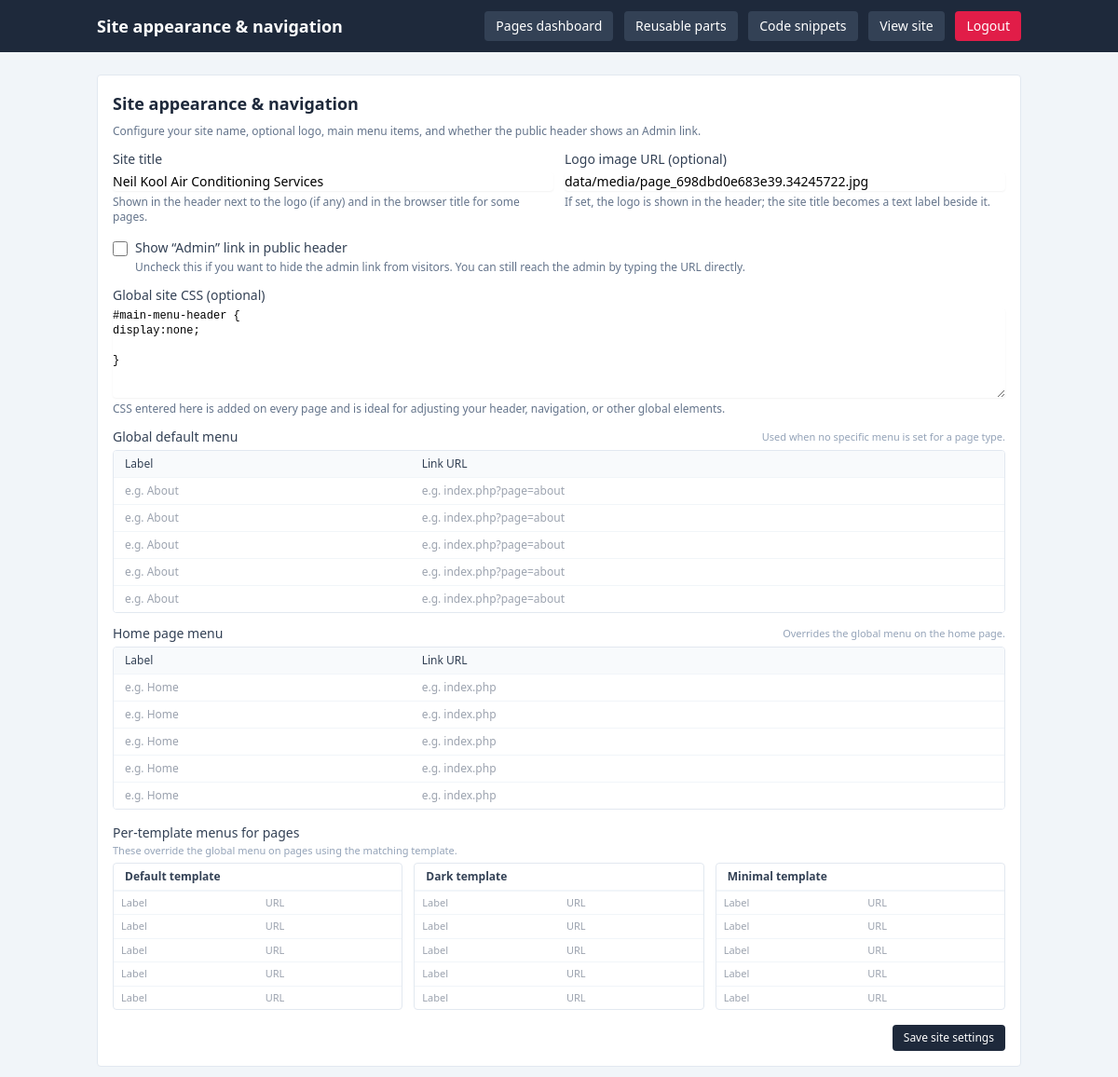
The app's page /site_settings.php (signed in), older data.
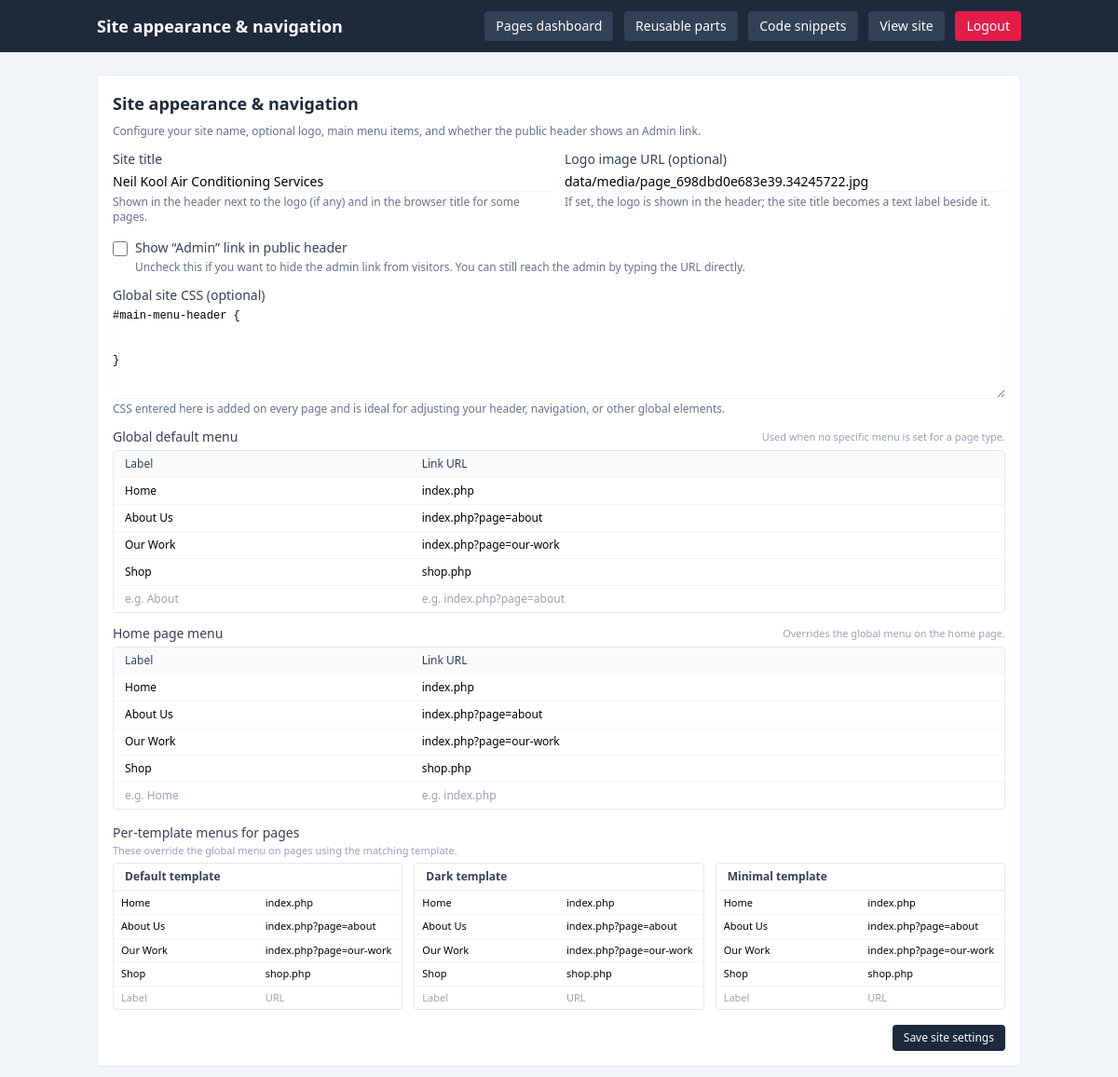
The same page, newer data.
### tables this page shows
CREATE TABLE settings (
        name TEXT PRIMARY KEY,
        value TEXT NOT NULL
    );

### config.php (called while the page is built, shortened)
<?php
function get_db(): PDO
{
    static $db = null;
    if ($db instanceof PDO) {
        return $db;
    }
    try {
        $db = new PDO('sqlite:' . DB_FILE);
        $db->setAttribute(PDO::ATTR_ERRMODE, PDO::ERRMODE_EXCEPTION);
        $db->setAttribute(PDO::ATTR_DEFAULT_FETCH_MODE, PDO::FETCH_ASSOC);
    } catch (PDOException $e) {
        die('Database connection failed: ' . htmlspecialchars($e->getMessage(), ENT_QUOTES, 'UTF-8'));
    }
    return $db;
}
function get_setting(string $name, ?string $default = null): ?string
{
    $db = get_db();
    $stmt = $db->prepare('SELECT value FROM settings WHERE name = :name LIMIT 1');
    $stmt->execute([':name' => $name]);
    $row = $stmt->fetch(PDO::FETCH_ASSOC);
    if ($row && array_key_exists('value', $row)) {
        return $row['value'];
    }
    return $default;
}

### site_settings.php (the view, shortened to what the rows shown need)
<?php
$site_title = get_setting('site_title', 'Your Site');
$site_logo_url = get_setting('site_logo_url', '');
$site_custom_css = get_setting('site_custom_css', '');
$raw_menu_items = get_setting('site_menu_items', '[]');
$site_menu_items = [];
if ($raw_menu_items !== '') {
    $decoded = json_decode($raw_menu_items, true);
    if (is_array($decoded)) {
        $site_menu_items = $decoded;
    }
}
$raw_menu_home = get_setting('site_menu_home_items', '');
$site_menu_home_items = [];
if ($raw_menu_home !== '') {
    $decoded_home = json_decode($raw_menu_home, true);
    if (is_array($decoded_home)) {
        $site_menu_home_items = $decoded_home;
    }
}
$raw_menu_default = get_setting('site_menu_page_default_items', '');
$site_menu_page_default_items = [];
if ($raw_menu_default !== '') {
    $decoded_default = json_decode($raw_menu_default, true);
    if (is_array($decoded_default)) {
        $site_menu_page_default_items = $decoded_default;
    }
}
$raw_menu_dark = get_setting('site_menu_page_dark_items', '');
$site_menu_page_dark_items = [];
if ($raw_menu_dark !== '') {
    $decoded_dark = json_decode($raw_menu_dark, true);
    if (is_array($decoded_dark)) {
        $site_menu_page_dark_items = $decoded_dark;
    }
}
$raw_menu_minimal = get_setting('site_menu_page_minimal_items', '');
$site_menu_page_minimal_items = [];
if ($raw_menu_minimal !== '') {
    $decoded_minimal = json_decode($raw_menu_minimal, true);
    if (is_array($decoded_minimal)) {
        $site_menu_page_minimal_items = $decoded_minimal;
    }
}
$show_admin_link = get_setting('show_admin_link', '1') !== '0';
?>
<!DOCTYPE html>
<html lang="en">
<head>
    <script src="https://cdn.tailwindcss.com"></script>
</head>
<body class="bg-slate-100 min-h-screen">
<header class="bg-slate-800 text-white">
    <div class="max-w-5xl mx-auto px-4 py-3 flex items-center justify-between">
        <h1 class="text-lg font-semibold">Site appearance &amp; navigation</h1>
    </div>
</header>
<main class="max-w-5xl mx-auto px-4 py-6">
    <section class="rounded border border-slate-200 bg-white p-4">
        <h2 class="text-lg font-semibold text-slate-800 mb-2">Site appearance &amp; navigation</h2>
        <form method="post" action="site_settings.php" class="b64-form space-y-3">
            <div class="grid gap-3 md:grid-cols-2">
                <div>
                    <label for="site_title" class="block text-sm font-medium text-slate-700">Site title</label>
                    <input type="text" id="site_title" name="site_title"
                           class="mt-1 block w-full rounded border-slate-300 shadow-sm focus:border-blue-500 focus:ring-blue-500 text-sm"
                           value="<?php echo htmlspecialchars($site_title, ENT_QUOTES, 'UTF-8'); ?>">
                    <p class="mt-1 text-xs text-slate-500">Shown in the header next to the logo (if any) and in the browser title for some pages.</p>
                </div>
                <div>
                    <label for="site_logo_url" class="block text-sm font-medium text-slate-700">Logo image URL (optional)</label>
                    <input type="text" id="site_logo_url" name="site_logo_url"
                           class="mt-1 block w-full rounded border-slate-300 shadow-sm focus:border-blue-500 focus:ring-blue-500 text-sm"
                           placeholder="https://example.com/logo.png"
                           value="<?php echo htmlspecialchars($site_logo_url, ENT_QUOTES, 'UTF-8'); ?>">
                    <p class="mt-1 text-xs text-slate-500">If set, the logo is shown in the header; the site title becomes a text label beside it.</p>
                </div>
            </div>
            <div class="flex items-start gap-2">
                <div class="pt-1">
                    <input id="show_admin_link" name="show_admin_link" type="checkbox"
                           class="h-4 w-4 rounded border-slate-300 text-blue-600 focus:ring-blue-500"
                        <?php echo $show_admin_link ? 'checked' : ''; ?>>
                </div>
            </div>
            <div class="space-y-3">
                <div>
                    <label for="site_custom_css" class="block text-sm font-medium text-slate-700">Global site CSS (optional)</label>
                    <textarea id="site_custom_css" name="site_custom_css" rows="6"
                              class="mt-1 block w-full rounded border-slate-300 font-mono text-xs shadow-sm focus:border-blue-500 focus:ring-blue-500"><?php echo htmlspecialchars($site_custom_css, ENT_QUOTES, 'UTF-8'); ?></textarea>
                    <p class="mt-1 text-xs text-slate-500">CSS entered here is added on every page and is ideal for adjusting your header, navigation, or other global elements.</p>
                </div>
                <div>
                    <div class="overflow-hidden rounded border border-slate-200">
                        <table class="min-w-full text-xs bg-slate-50/50">
                            <thead>
                            <tr class="bg-slate-50 text-left text-slate-700">
                                <th class="px-3 py-1.5 font-medium w-1/3">Label</th>
                                <th class="px-3 py-1.5 font-medium">Link URL</th>
                            </tr>
                            </thead>
                            <tbody>
                            <?php
                            $maxMenuItems = 5;
                            for ($i = 0; $i < $maxMenuItems; $i++):
                                $label = $site_menu_items[$i]['label'] ?? '';
                                $url = $site_menu_items[$i]['url'] ?? '';
                                ?>
                                <tr class="border-t border-slate-100 bg-white">
                                    <td class="px-3 py-1.5">
                                        <input type="text" name="menu_label[<?php echo $i; ?>]"
                                               class="block w-full rounded border-slate-200 text-xs focus:border-blue-500 focus:ring-blue-500"
                                               placeholder="e.g. About"
                                               value="<?php echo htmlspecialchars($label, ENT_QUOTES, 'UTF-8'); ?>">
                                    </td>
                                    <td class="px-3 py-1.5">
                                        <input type="text" name="menu_url[<?php echo $i; ?>]"
                                               class="block w-full rounded border-slate-200 text-xs focus:border-blue-500 focus:ring-blue-500"
                                               placeholder="e.g. index.php?page=about"
                                               value="<?php echo htmlspecialchars($url, ENT_QUOTES, 'UTF-8'); ?>">
                                    </td>
                                </tr>
                            <?php endfor; ?>
                            </tbody>
                        </table>
                    </div>
                </div>
                <div>
                    <div class="overflow-hidden rounded border border-slate-200">
                        <table class="min-w-full text-xs bg-slate-50/50">
                            <thead>
                            <tr class="bg-slate-50 text-left text-slate-700">
                                <th class="px-3 py-1.5 font-medium w-1/3">Label</th>
                                <th class="px-3 py-1.5 font-medium">Link URL</th>
                            </tr>
                            </thead>
                            <tbody>
                            <?php
                            for ($i = 0; $i < $maxMenuItems; $i++):
                                $label = $site_menu_home_items[$i]['label'] ?? '';
                                $url = $site_menu_home_items[$i]['url'] ?? '';
                                ?>
                                <tr class="border-t border-slate-100 bg-white">
                                    <td class="px-3 py-1.5">
                                        <input type="text" name="menu_home_label[<?php echo $i; ?>]"
                                               class="block w-full rounded border-slate-200 text-xs focus:border-blue-500 focus:ring-blue-500"
                                               placeholder="e.g. Home"
                                               value="<?php echo htmlspecialchars($label, ENT_QUOTES, 'UTF-8'); ?>">
                                    </td>
                                    <td class="px-3 py-1.5">
                                        <input type="text" name="menu_home_url[<?php echo $i; ?>]"
                                               class="block w-full rounded border-slate-200 text-xs focus:border-blue-500 focus:ring-blue-500"
                                               placeholder="e.g. index.php"
                                               value="<?php echo htmlspecialchars($url, ENT_QUOTES, 'UTF-8'); ?>">
                                    </td>
                                </tr>
                            <?php endfor; ?>
                            </tbody>
                        </table>
                    </div>
                </div>
                <div>
                    <div class="grid gap-3 md:grid-cols-3">
                        <div class="overflow-hidden rounded border border-slate-200 bg-white">
                            <table class="min-w-full text-[11px]">
                                <tbody>
                                <?php
                                for ($i = 0; $i < $maxMenuItems; $i++):
                                    $label = $site_menu_page_default_items[$i]['label'] ?? '';
                                    $url = $site_menu_page_default_items[$i]['url'] ?? '';
                                    ?>
                                    <tr class="border-t border-slate-100">
                                        <td class="px-2 py-1">
                                            <input type="text" name="menu_default_label[<?php echo $i; ?>]"
                                                   class="block w-full rounded border-slate-200 text-[11px] focus:border-blue-500 focus:ring-blue-500"
                                                   placeholder="Label"
                                                   value="<?php echo htmlspecialchars($label, ENT_QUOTES, 'UTF-8'); ?>">
                                        </td>
                                        <td class="px-2 py-1">
                                            <input type="text" name="menu_default_url[<?php echo $i; ?>]"
                                                   class="block w-full rounded border-slate-200 text-[11px] focus:border-blue-500 focus:ring-blue-500"
                                                   placeholder="URL"
                                                   value="<?php echo htmlspecialchars($url, ENT_QUOTES, 'UTF-8'); ?>">
                                        </td>
                                    </tr>
                                <?php endfor; ?>
                                </tbody>
                            </table>
                        </div>
                        <div class="overflow-hidden rounded border border-slate-200 bg-white">
                            <table class="min-w-full text-[11px]">
                                <tbody>
                                <?php
                                for ($i = 0; $i < $maxMenuItems; $i++):
                                    $label = $site_menu_page_dark_items[$i]['label'] ?? '';
                                    $url = $site_menu_page_dark_items[$i]['url'] ?? '';
                                    ?>
                                    <tr class="border-t border-slate-100">
                                        <td class="px-2 py-1">
                                            <input type="text" name="menu_dark_label[<?php echo $i; ?>]"
                                                   class="block w-full rounded border-slate-200 text-[11px] focus:border-blue-500 focus:ring-blue-500"
                                                   placeholder="Label"
                                                   value="<?php echo htmlspecialchars($label, ENT_QUOTES, 'UTF-8'); ?>">
                                        </td>
                                        <td class="px-2 py-1">
                                            <input type="text" name="menu_dark_url[<?php echo $i; ?>]"
                                                   class="block w-full rounded border-slate-200 text-[11px] focus:border-blue-500 focus:ring-blue-500"
                                                   placeholder="URL"
                                                   value="<?php echo htmlspecialchars($url, ENT_QUOTES, 'UTF-8'); ?>">
                                        </td>
                                    </tr>
                                <?php endfor; ?>
                                </tbody>
                            </table>
                        </div>
                        <div class="overflow-hidden rounded border border-slate-200 bg-white">
                            <table class="min-w-full text-[11px]">
                                <tbody>
                                <?php
                                for ($i = 0; $i < $maxMenuItems; $i++):
                                    $label = $site_menu_page_minimal_items[$i]['label'] ?? '';
                                    $url = $site_menu_page_minimal_items[$i]['url'] ?? '';
                                    ?>
                                    <tr class="border-t border-slate-100">
                                        <td class="px-2 py-1">
                                            <input type="text" name="menu_minimal_label[<?php echo $i; ?>]"
                                                   class="block w-full rounded border-slate-200 text-[11px] focus:border-blue-500 focus:ring-blue-500"
                                                   placeholder="Label"
                                                   value="<?php echo htmlspecialchars($label, ENT_QUOTES, 'UTF-8'); ?>">
                                        </td>
                                        <td class="px-2 py-1">
                                            <input type="text" name="menu_minimal_url[<?php echo $i; ?>]"
                                                   class="block w-full rounded border-slate-200 text-[11px] focus:border-blue-500 focus:ring-blue-500"
                                                   placeholder="URL"
                                                   value="<?php echo htmlspecialchars($url, ENT_QUOTES, 'UTF-8'); ?>">
                                        </td>
                                    </tr>
                                <?php endfor; ?>
                                </tbody>
                            </table>
                        </div>
                    </div>
                </div>
            </div>
        </form>
    </section>
</main>
</body>
</html>

Row changes from the older to the newer data that the page shows:
changed settings: site_custom_css "#main-menu-header { display:none; }" → "#main-menu-header { }"
added settings: value "Home", value "index.php", value "About Us", value "index.php?page=about", value "Our Work", value "index.php?page=our-work", value "Shop", value "shop.php"
added settings: value "Home", value "index.php", value "About Us", value "index.php?page=about", value "Our Work", value "index.php?page=our-work", value "Shop", value "shop.php"
added settings: value "Home", value "index.php", value "About Us", value "index.php?page=about", value "Our Work", value "index.php?page=our-work", value "Shop", value "shop.php"
added settings: value "Home", value "index.php", value "About Us", value "index.php?page=about", value "Our Work", value "index.php?page=our-work", value "Shop", value "shop.php"
added settings: value "Home", value "index.php", value "About Us", value "index.php?page=about", value "Our Work", value "index.php?page=our-work", value "Shop", value "shop.php"
